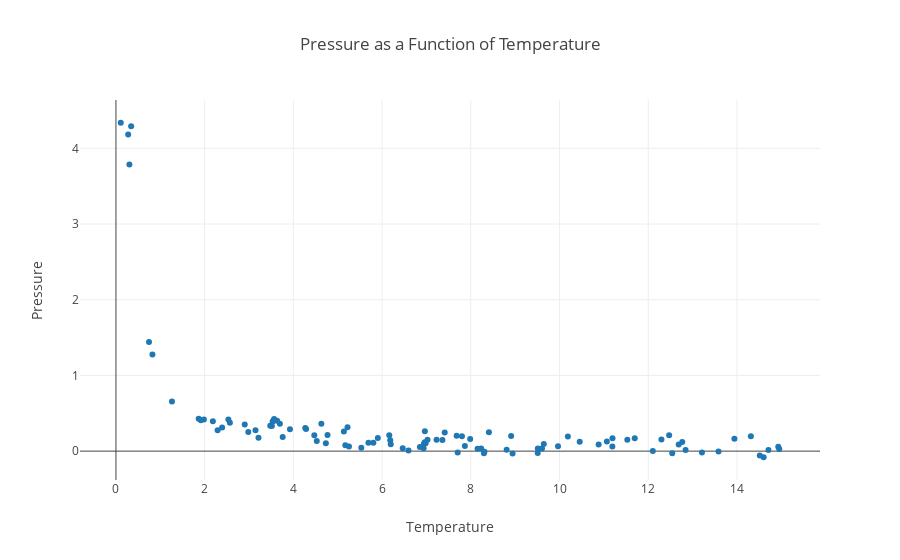

The cell this chart's notebook holds for it:
### Code cell
# Imports.
import plotly.offline as py
from plotly.offline import init_notebook_mode, iplot
import plotly.graph_objs as go
import numpy as np

import math

# Initialize plotly for Jupyter notebooks.
init_notebook_mode(connected=True)

# Initialize data sets.
gx = []
gy = []

# Constant multiple in Boyle's Law.
k = 1

# Boyle's Law is technically PV = k, where k is constant for that specific system, (It varies between systems.)
# and P1V1 = P2V2 is only a result of this relationship. Students do not learn this however.
# For simplicity k is set to 1.

# Standard deviation.
sd = 0.15

# Randomly generate data based on user defined volume and number of trials.
for i in range(0, N):
    temp = np.random.random_sample() * volume
    
    # Prevent large outliers. The limit is arbitrary, it is just so the graph looks nice.
    limit = np.random.random_sample() + 1
    while(k/temp > volume/limit):
        temp = np.random.random_sample() * volume
    
    outputx = np.random.uniform(temp-sd, temp+sd)
    outputy = np.random.uniform((k/temp)-sd, (k/temp)+sd)
    
    gx.append(outputx)
    gy.append(outputy)

# Create a trace.
trace = go.Scatter(
    x = gx,
    y = gy,
    mode = 'markers'
)

# Label the graph.
templayout = go.Layout(
    title = 'Pressure as a Function of Temperature',
    xaxis = dict(title='Temperature'),
    yaxis = dict(title='Pressure')
)

# Plot graph
tempdata = [trace]
fig = go.Figure(data = tempdata, layout = templayout)
py.iplot(fig, filename='graph 2')

### Figure 1 — Plotly figure (JSON) as saved in the notebook; plotly's stock layout.template omitted (floating-point values rounded to 4 significant figures)
{"data": [{"mode": "markers", "type": "scatter", "uid": "0a32cb5a-852e-11e8-96c8-6476ba956910", "x": [11.07, 3.549, 4.268, 9.605, 2.569, 8.941, 1.865, 4.472, 7.412, 14.93, 1.982, 9.645, 13.94, 8.233, 3.759, 12.69, 6.937, 12.84, 0.3425, 13.58, 14.95, 3.147, 2.394, 11.7, 12.3, 14.6, 7.68, 3.532, 6.595, 14.31, 8.296, 4.528, 1.262, 9.508, 3.633, 2.984, 0.8226, 7.704, 5.693, 8.408, 5.221, 0.7452, 5.531, 10.88, 13.21, 6.964, 10.19, 7.986, 5.253, 7.36, 12.77, 6.465, 2.535, 7.024, 3.696, 11.19, 7.867, 6.94, 8.307, 14.51, 2.903, 3.479, 9.51, 6.162, 0.3037, 3.565, 5.804, 4.733, 6.961, 11.53, 7.228, 12.1, 6.981, 12.54, 12.47, 5.138, 6.195, 4.286, 2.185, 4.63, 3.516, 6.183, 5.904, 10.46, 11.19, 9.966, 14.71, 2.292, 7.8, 5.171, 8.908, 8.153, 4.77, 3.923, 1.913, 0.2755, 8.808, 3.213, 6.851, 0.1083], "y": [0.127, 0.4011, 0.3064, 0.03491, 0.3745, -0.03266, 0.4264, 0.2085, 0.2446, 0.05803, 0.4171, 0.09398, 0.1629, 0.03609, 0.1877, 0.08846, 0.03952, 0.01624, 4.291, -0.004564, 0.02957, 0.2762, 0.3134, 0.1708, 0.155, -0.08084, 0.2032, 0.3909, 0.007335, 0.1967, -0.02795, 0.1331, 0.6553, -0.02513, 0.403, 0.2534, 1.276, -0.01821, 0.1119, 0.2489, 0.3165, 1.443, 0.04607, 0.08923, -0.01676, 0.2622, 0.1931, 0.1604, 0.06003, 0.1473, 0.1207, 0.03726, 0.4189, 0.1508, 0.3613, 0.06096, 0.06923, 0.09489, -0.007801, -0.0588, 0.3523, 0.3356, 0.03394, 0.2097, 3.788, 0.4249, 0.1096, 0.1049, 0.1159, 0.1507, 0.1499, 0.002303, 0.1053, -0.02802, 0.2111, 0.2596, 0.09009, 0.293, 0.3943, 0.3605, 0.333, 0.1426, 0.1729, 0.1248, 0.1686, 0.06412, 0.0151, 0.2763, 0.1967, 0.07838, 0.1993, 0.03209, 0.2132, 0.2888, 0.4093, 4.182, 0.01878, 0.1775, 0.05556, 4.338]}], "layout": {"title": "Pressure as a Function of Temperature", "xaxis": {"title": "Temperature"}, "yaxis": {"title": "Pressure"}}}
